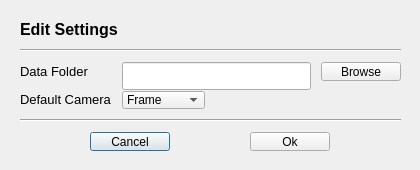
<?xml version="1.0" encoding="UTF-8"?>
<ui version="4.0" connectslotsbyname="false">
 <class>DialogEditSettings</class>
 <widget class="QDialog" name="DialogEditSettings">
  <property name="geometry">
   <rect>
    <x>0</x>
    <y>0</y>
    <width>420</width>
    <height>170</height>
   </rect>
  </property>
  <property name="sizePolicy">
   <sizepolicy hsizetype="Fixed" vsizetype="Fixed">
    <horstretch>0</horstretch>
    <verstretch>0</verstretch>
   </sizepolicy>
  </property>
  <property name="minimumSize">
   <size>
    <width>420</width>
    <height>170</height>
   </size>
  </property>
  <property name="maximumSize">
   <size>
    <width>420</width>
    <height>170</height>
   </size>
  </property>
  <property name="font">
   <font>
    <family>Segoe UI</family>
    <pointsize>9</pointsize>
   </font>
  </property>
  <property name="windowTitle">
   <string notr="true">Data Folder</string>
  </property>
  <widget class="QWidget" name="gridLayoutWidget">
   <property name="geometry">
    <rect>
     <x>10</x>
     <y>10</y>
     <width>401</width>
     <height>151</height>
    </rect>
   </property>
   <layout class="QGridLayout" name="gridLayout">
    <item row="2" column="1">
     <widget class="QLineEdit" name="lineEdit">
      <property name="sizePolicy">
       <sizepolicy hsizetype="Expanding" vsizetype="Fixed">
        <horstretch>0</horstretch>
        <verstretch>0</verstretch>
       </sizepolicy>
      </property>
      <property name="minimumSize">
       <size>
        <width>0</width>
        <height>28</height>
       </size>
      </property>
      <property name="font">
       <font>
        <family>Segoe UI</family>
        <pointsize>7</pointsize>
       </font>
      </property>
     </widget>
    </item>
    <item row="3" column="0">
     <widget class="QLabel" name="label_3">
      <property name="sizePolicy">
       <sizepolicy hsizetype="Maximum" vsizetype="Maximum">
        <horstretch>0</horstretch>
        <verstretch>0</verstretch>
       </sizepolicy>
      </property>
      <property name="font">
       <font>
        <family>Segoe UI</family>
        <pointsize>10</pointsize>
       </font>
      </property>
      <property name="text">
       <string notr="true">Default Camera</string>
      </property>
      <property name="alignment">
       <set>Qt::AlignBottom|Qt::AlignLeading|Qt::AlignLeft</set>
      </property>
     </widget>
    </item>
    <item row="3" column="1">
     <widget class="QComboBox" name="comboBox_2">
      <property name="sizePolicy">
       <sizepolicy hsizetype="Maximum" vsizetype="Fixed">
        <horstretch>0</horstretch>
        <verstretch>0</verstretch>
       </sizepolicy>
      </property>
      <property name="currentText">
       <string notr="true">Frame</string>
      </property>
      <property name="iconSize">
       <size>
        <width>24</width>
        <height>24</height>
       </size>
      </property>
      <item>
       <property name="text">
        <string notr="true">Frame</string>
       </property>
       <property name="icon">
        <iconset resource="../qtresources.qrc">
         <normaloff>:/icons/icons8-full-page-view-50.png</normaloff>:/icons/icons8-full-page-view-50.png</iconset>
       </property>
      </item>
      <item>
       <property name="text">
        <string notr="true">Fisheye</string>
       </property>
       <property name="icon">
        <iconset resource="../qtresources.qrc">
         <normaloff>:/icons/icons8-video-wall-50.png</normaloff>:/icons/icons8-video-wall-50.png</iconset>
       </property>
      </item>
      <item>
       <property name="text">
        <string notr="true">Spherical</string>
       </property>
       <property name="icon">
        <iconset resource="../qtresources.qrc">
         <normaloff>:/icons/icons8-live-photos-96.png</normaloff>:/icons/icons8-live-photos-96.png</iconset>
       </property>
      </item>
      <item>
       <property name="text">
        <string notr="true">Cylindical</string>
       </property>
       <property name="icon">
        <iconset resource="../qtresources.qrc">
         <normaloff>:/icons/icons8-aperture-50.png</normaloff>:/icons/icons8-aperture-50.png</iconset>
       </property>
      </item>
      <item>
       <property name="text">
        <string notr="true">RPC</string>
       </property>
       <property name="icon">
        <iconset resource="../qtresources.qrc">
         <normaloff>:/icons/icons8-ios-application-placeholder-50.png</normaloff>:/icons/icons8-ios-application-placeholder-50.png</iconset>
       </property>
      </item>
     </widget>
    </item>
    <item row="4" column="0" colspan="3">
     <widget class="Line" name="line_2">
      <property name="orientation">
       <enum>Qt::Horizontal</enum>
      </property>
     </widget>
    </item>
    <item row="5" column="0" colspan="3">
     <layout class="QHBoxLayout" name="horizontalLayout">
      <item>
       <widget class="QPushButton" name="pushButton_3">
        <property name="sizePolicy">
         <sizepolicy hsizetype="Maximum" vsizetype="Fixed">
          <horstretch>0</horstretch>
          <verstretch>0</verstretch>
         </sizepolicy>
        </property>
        <property name="text">
         <string notr="true">Cancel</string>
        </property>
        <property name="icon">
         <iconset resource="../qtresources.qrc">
          <normaloff>:/icons/icons8-close-50.png</normaloff>:/icons/icons8-close-50.png</iconset>
        </property>
       </widget>
      </item>
      <item>
       <widget class="QPushButton" name="pushButton_2">
        <property name="sizePolicy">
         <sizepolicy hsizetype="Maximum" vsizetype="Fixed">
          <horstretch>0</horstretch>
          <verstretch>0</verstretch>
         </sizepolicy>
        </property>
        <property name="text">
         <string notr="true">Ok</string>
        </property>
        <property name="icon">
         <iconset resource="../qtresources.qrc">
          <normaloff>:/icons/icons8-done-50.png</normaloff>:/icons/icons8-done-50.png</iconset>
        </property>
       </widget>
      </item>
     </layout>
    </item>
    <item row="2" column="0">
     <widget class="QLabel" name="label_2">
      <property name="sizePolicy">
       <sizepolicy hsizetype="Preferred" vsizetype="Maximum">
        <horstretch>0</horstretch>
        <verstretch>0</verstretch>
       </sizepolicy>
      </property>
      <property name="font">
       <font>
        <family>Segoe UI</family>
        <pointsize>10</pointsize>
       </font>
      </property>
      <property name="text">
       <string notr="true">Data Folder</string>
      </property>
      <property name="alignment">
       <set>Qt::AlignBottom|Qt::AlignLeading|Qt::AlignLeft</set>
      </property>
     </widget>
    </item>
    <item row="1" column="0" colspan="3">
     <widget class="Line" name="line">
      <property name="orientation">
       <enum>Qt::Horizontal</enum>
      </property>
     </widget>
    </item>
    <item row="0" column="0" colspan="2">
     <widget class="QLabel" name="label">
      <property name="sizePolicy">
       <sizepolicy hsizetype="Preferred" vsizetype="Maximum">
        <horstretch>0</horstretch>
        <verstretch>0</verstretch>
       </sizepolicy>
      </property>
      <property name="font">
       <font>
        <family>Segoe UI</family>
        <pointsize>12</pointsize>
        <weight>75</weight>
        <bold>true</bold>
       </font>
      </property>
      <property name="text">
       <string notr="true">Edit Settings</string>
      </property>
     </widget>
    </item>
    <item row="2" column="2">
     <widget class="QPushButton" name="pushButton">
      <property name="sizePolicy">
       <sizepolicy hsizetype="Maximum" vsizetype="Fixed">
        <horstretch>0</horstretch>
        <verstretch>0</verstretch>
       </sizepolicy>
      </property>
      <property name="text">
       <string notr="true">Browse</string>
      </property>
      <property name="icon">
       <iconset resource="../qtresources.qrc">
        <normaloff>:/icons/icons8-opened-folder-50.png</normaloff>:/icons/icons8-opened-folder-50.png</iconset>
      </property>
      <property name="iconSize">
       <size>
        <width>20</width>
        <height>20</height>
       </size>
      </property>
     </widget>
    </item>
   </layout>
  </widget>
 </widget>
 <layoutdefault spacing="10" margin="10"/>
 <resources>
  <include location="../qtresources.qrc"/>
 </resources>
 <connections/>
 <designerdata>
  <property name="gridDeltaX">
   <number>10</number>
  </property>
  <property name="gridDeltaY">
   <number>10</number>
  </property>
  <property name="gridSnapX">
   <bool>true</bool>
  </property>
  <property name="gridSnapY">
   <bool>true</bool>
  </property>
  <property name="gridVisible">
   <bool>true</bool>
  </property>
 </designerdata>
</ui>
